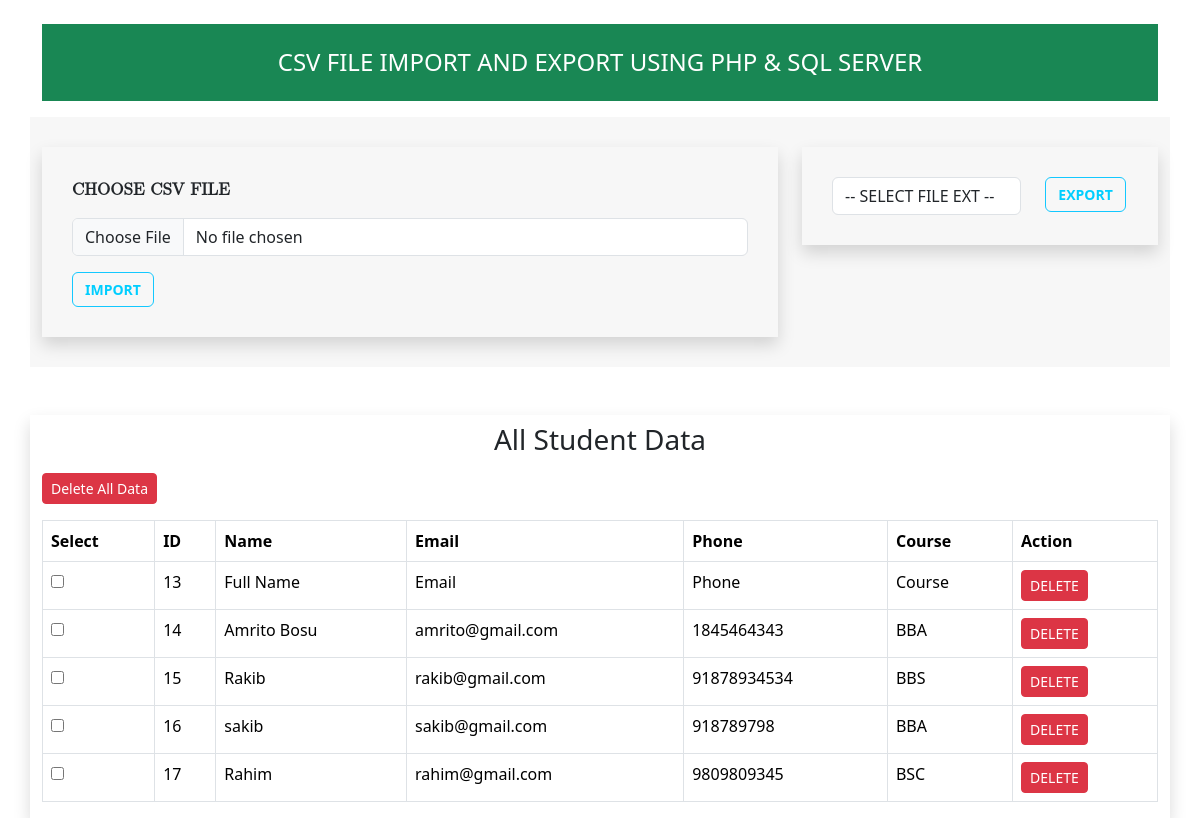
The page / on the database its author committed.
### tables this page shows
CREATE TABLE `students_table` (
  `id` int(191) NOT NULL,
  `fullname` varchar(255) NOT NULL,
  `email` varchar(255) NOT NULL,
  `phone` varchar(255) NOT NULL,
  `course` varchar(255) NOT NULL
);

### index.php (the view, shortened to what this page needs)
<!DOCTYPE html>
<html lang="en">
<head>
    <link rel="stylesheet" href="css/style.css">
    <link rel="stylesheet" href="https://cdnjs.cloudflare.com/ajax/libs/bootstrap/5.3.2/css/bootstrap.min.css" />
    <link rel="stylesheet" href="https://cdnjs.cloudflare.com/ajax/libs/font-awesome/6.5.1/css/all.min.css" />
</head>
<body>
    <div class="csv__file_upload">
        <div class="container">
            <h4 class="text-center mt-4 mb-3 bg-success py-4 text-white">CSV FILE IMPORT AND EXPORT USING PHP & SQL SERVER</h4>
            <div class="row main_file_ex_im">
                <div class="col-md-8">
                    <div class="shadow main_import_area">
                        <form action="code.php" method="post" enctype="multipart/form-data">
                            <div class="form-group">
                                <label class="csv_file_label" for="csv_file_upload">CHOOSE CSV FILE</label>
                                <input type="file" name="csv_file_upload" id="csv_file_upload" class="csv_input_field form-control my-3">
                            </div>
                            <div class="form-group">
                                <button type="submit" class="csv_btn csv_btn_import btn" name="csv_file_upload_btn">IMPORT</button>
                            </div>
                        </form>
                    </div>
                </div>
                <div class="col-md-4">
                    <div class="shadow main_export_area">
                        <form action="code.php" method="post">
                            <div class="row">
                                <div class="col-md-8">
                                    <select name="export_file_type" class="select_field form-control" style="cursor: pointer;">
                                        <option value="secect_file"> -- SELECT FILE EXT -- </option>
                                    </select>
                                </div>
                                <div class="col-md-4">
                                    <button type="submit" class="csv_btn csv_btn_export btn" name="export_excel_btn">EXPORT</button>
                                </div>
                            </div>
                        </form>
                    </div>
                </div>
            </div>
        </div>
    </div>
    <div class="Fetch_Data mt-5">
        <div class="container shadow">
            <h3 class="text-center my-3 pt-2">All Student Data</h3>
            <div class="row">
                <div class="col-md-12">
                    <form action="" method="post">
                        <a href="" class="btn btn-danger btn-sm mb-3">Delete All Data</a>
                    </form>
                    <table class="table table-bordered">
                        <thead>
                            <tr>
                                <th>Select</th>
                                <th>ID</th>
                                <th>Name</th>
                                <th>Email</th>
                                <th>Phone</th>
                                <th>Course</th>
                                <th>Action</th>
                            </tr>
                        </thead>
                        <tbody>
                            <?php
                            $conn = mysqli_connect("localhost", "root", "", "csv_file_upload_tools");
                            $select_query = "SELECT * FROM students_table";
                            $result = mysqli_query($conn, $select_query);
                            foreach ($result as $row) {
                                $id = $row['id'];
                            ?>
                                <tr>
                                    <td>
                                        <input type="checkbox" name="" id="">
                                    </td>
                                    <td><?php echo $row['id']; ?></td>
                                    <td><?php echo $row['fullname']; ?></td>
                                    <td><?php echo $row['email']; ?></td>
                                    <td><?php echo $row['phone']; ?></td>
                                    <td><?php echo $row['course']; ?></td>
                                    <td>
                                        <a href="delete.php?delete_id=<?php echo $id; ?>" class="btn btn-danger btn-sm">DELETE</a>
                                    </td>
                                </tr>
                            <?php
                            }
                            ?>
                        </tbody>
                    </table>
                </div>
            </div>
        </div>
    </div>
</body>
</html>

### css/style.css (style rules this page uses)
.csv_btn { border: 1px solid #13c8ff!important; font-size: 14px!important; color: #00ceff!important; font-weight: 700!important; }
.select_field { cursor: pointer; }
.main_import_area { margin: 30px 0 0 0; padding: 30px; }
.main_export_area { margin: 30px 0 0 0; padding: 30px; }
.csv_file_label { font-size: 17px; font-weight: 800; font-family: math; }
.main_file_ex_im { padding: 0px 0 30px 0; background: #f7f7f7; }

### rows shown on the page
students_table: id "13", fullname "Full Name", email "Email", phone "Phone", course "Course"
students_table: id "14", fullname "Amrito Bosu", email "amrito@gmail.com", phone "1845464343", course "BBA"
students_table: id "15", fullname "Rakib", email "rakib@gmail.com", phone "91878934534", course "BBS"
students_table: id "16", fullname "sakib", email "sakib@gmail.com", phone "918789798", course "BBA"
students_table: id "17", fullname "Rahim", email "rahim@gmail.com", phone "9809809345", course "BSC"
